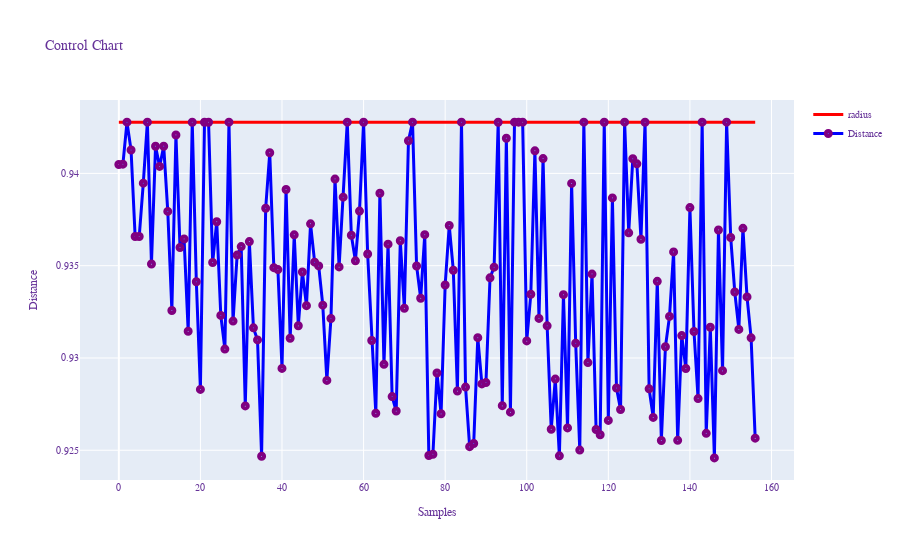

Notebook source saved alongside this figure:
### Markdown cell above
# 3차원을 넣었을 시. 이때는 4차원을 그림으로 표현하지 못하고, 3차원 표현은 구현되어 있지 않으므로(힘들다) 관리도만 그려주면 다음과 같다.

### Code cell
"""
An example for SVDD model fitting with negataive samples
"""
import sys
sys.path.append("C:/Users/USER/Documents/Jupyter Notebook/public_procurement/Project_02_15\SVDD-Python-master/")
import numpy as np
from src.BaseSVDD import BaseSVDD

# create 100 points with 2 dimensions
# n = 100
# dim = 2
# X = np.r_[np.random.randn(n, dim)]

X = np.array(df_test_2)

# svdd object using rbf kernel
svdd = BaseSVDD(C=0.9, gamma=0.3, kernel='rbf', display='on')

# fit the SVDD model
svdd.fit(X)

# predict the label
y_predict = svdd.predict(X)

# plot the boundary
# svdd.plot_boundary(X)

# # plot the distance
radius = svdd.radius
distance = svdd.get_distance(X)
svdd.plot_distance(radius, distance)

### Figure 1 — Plotly figure (JSON) as saved in the notebook; plotly's stock layout.template omitted (floating-point values rounded to 4 significant figures; data arrays with more than 128 entries replaced by an {"elided": "..."} marker saying what was removed)
{"data": [{"line": {"color": "red", "width": 3}, "mode": "lines", "name": "radius", "type": "scatter", "x": {"elided": "157 int values"}, "y": {"elided": "157 float values"}}, {"line": {"color": "blue", "width": 3}, "marker": {"color": "rgba(135, 206, 250, 0.5)", "line": {"color": "purple", "width": 4}, "size": 5}, "mode": "lines+markers", "name": "Distance", "type": "scatter", "x": {"elided": "157 int values"}, "y": {"elided": "157 float values"}}], "layout": {"font": {"color": "RebeccaPurple", "family": "Courier New, monospace", "size": 10}, "title": {"text": "Control Chart"}, "xaxis": {"title": {"text": "Samples"}}, "yaxis": {"title": {"text": "Distance"}}}}
